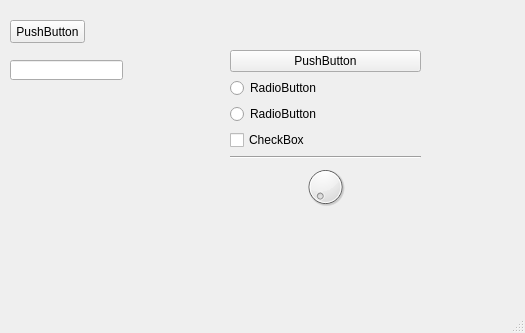
<?xml version="1.0" encoding="UTF-8"?>
<ui version="4.0">
 <class>MainWindow</class>
 <widget class="QMainWindow" name="MainWindow">
  <property name="geometry">
   <rect>
    <x>0</x>
    <y>0</y>
    <width>525</width>
    <height>333</height>
   </rect>
  </property>
  <property name="windowTitle">
   <string>Uber GUI Penceresi</string>
  </property>
  <widget class="QWidget" name="centralwidget">
   <widget class="QPushButton" name="pushButton">
    <property name="geometry">
     <rect>
      <x>10</x>
      <y>20</y>
      <width>75</width>
      <height>23</height>
     </rect>
    </property>
    <property name="text">
     <string>PushButton</string>
    </property>
   </widget>
   <widget class="QWidget" name="verticalLayoutWidget">
    <property name="geometry">
     <rect>
      <x>230</x>
      <y>50</y>
      <width>191</width>
      <height>159</height>
     </rect>
    </property>
    <layout class="QVBoxLayout" name="verticalLayout">
     <item>
      <widget class="QPushButton" name="pushButton_2">
       <property name="text">
        <string>PushButton</string>
       </property>
      </widget>
     </item>
     <item>
      <widget class="QRadioButton" name="radioButton">
       <property name="text">
        <string>RadioButton</string>
       </property>
      </widget>
     </item>
     <item>
      <widget class="QRadioButton" name="radioButton_2">
       <property name="text">
        <string>RadioButton</string>
       </property>
      </widget>
     </item>
     <item>
      <widget class="QCheckBox" name="checkBox">
       <property name="text">
        <string>CheckBox</string>
       </property>
      </widget>
     </item>
     <item>
      <widget class="Line" name="line">
       <property name="orientation">
        <enum>Qt::Horizontal</enum>
       </property>
      </widget>
     </item>
     <item>
      <widget class="QDial" name="dial"/>
     </item>
    </layout>
   </widget>
   <widget class="QLineEdit" name="lineEdit">
    <property name="geometry">
     <rect>
      <x>10</x>
      <y>60</y>
      <width>113</width>
      <height>20</height>
     </rect>
    </property>
   </widget>
  </widget>
  <widget class="QMenuBar" name="menubar">
   <property name="geometry">
    <rect>
     <x>0</x>
     <y>0</y>
     <width>525</width>
     <height>21</height>
    </rect>
   </property>
  </widget>
  <widget class="QStatusBar" name="statusbar"/>
 </widget>
 <resources/>
 <connections/>
</ui>
